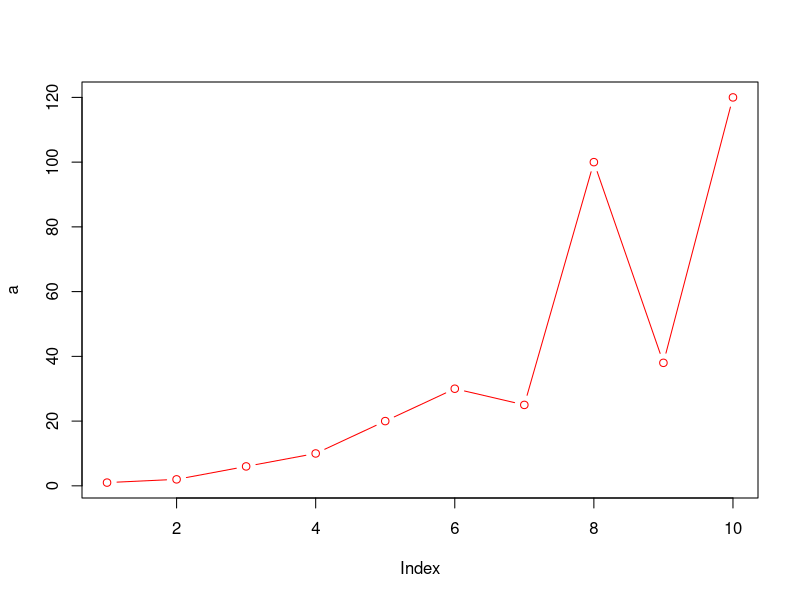
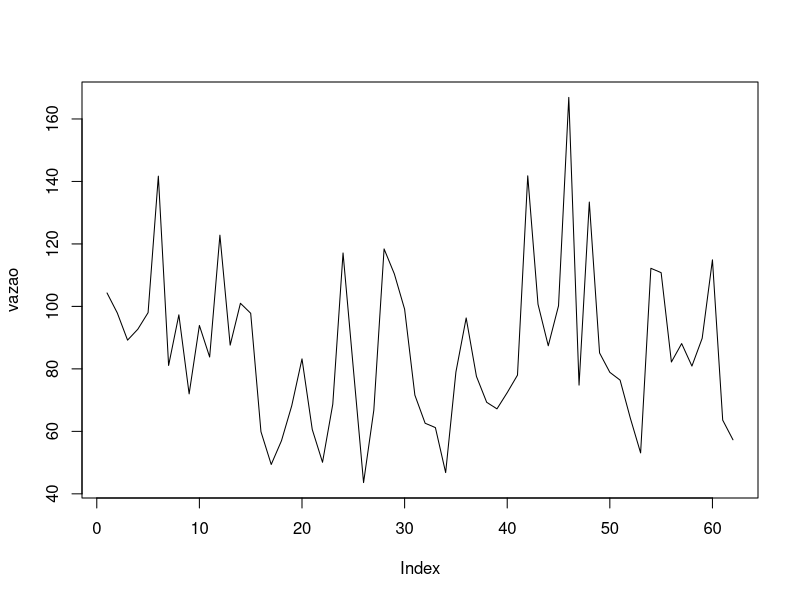
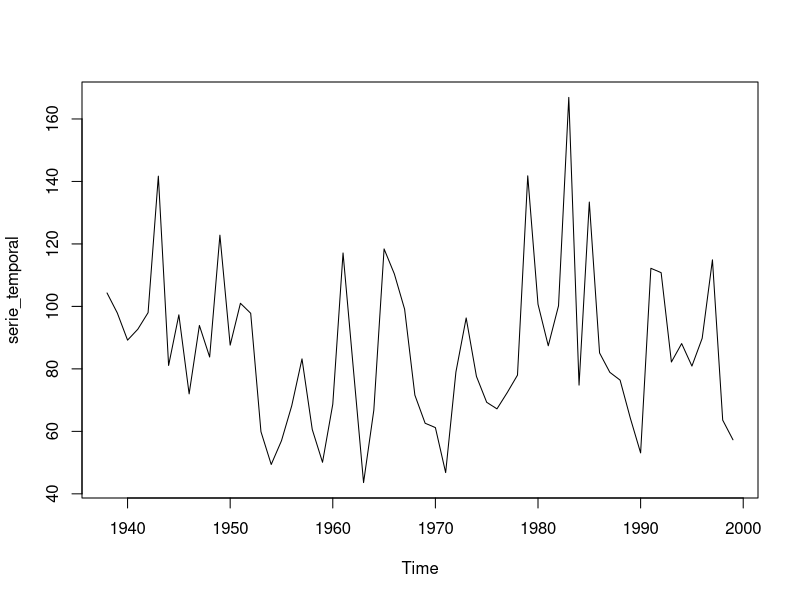
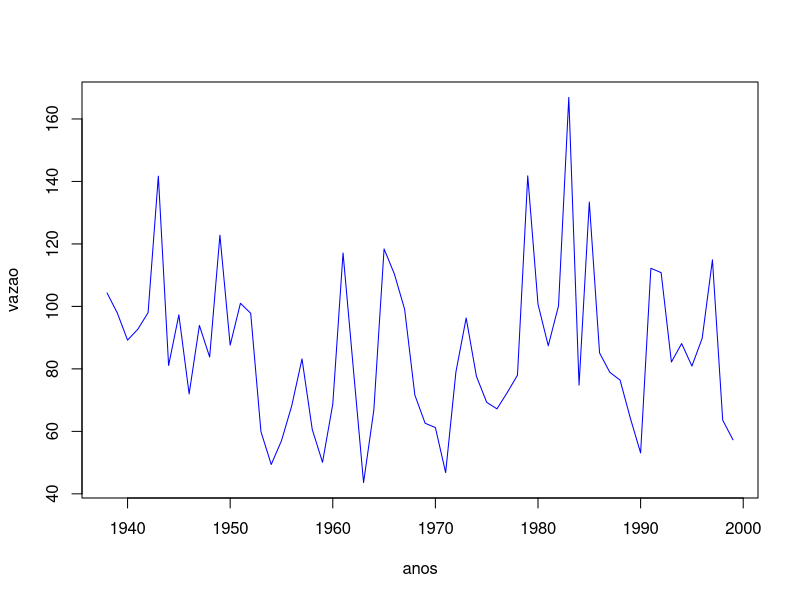
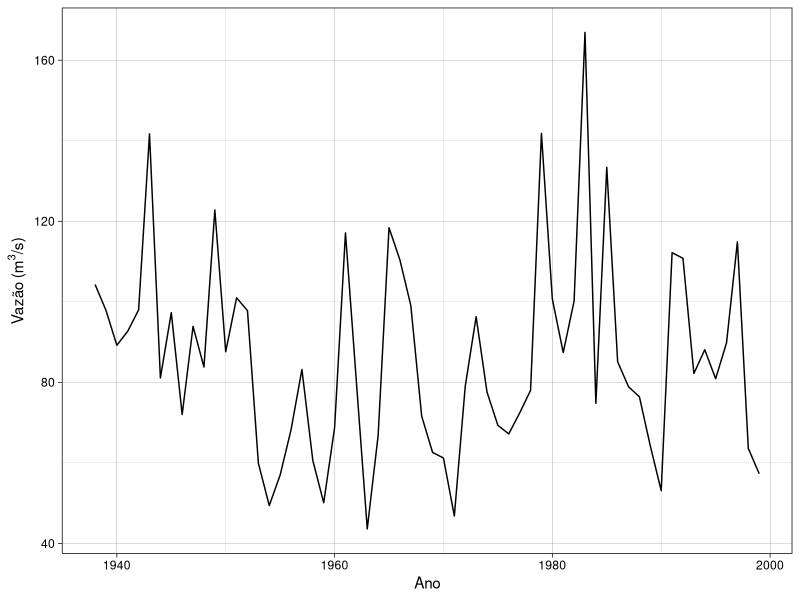
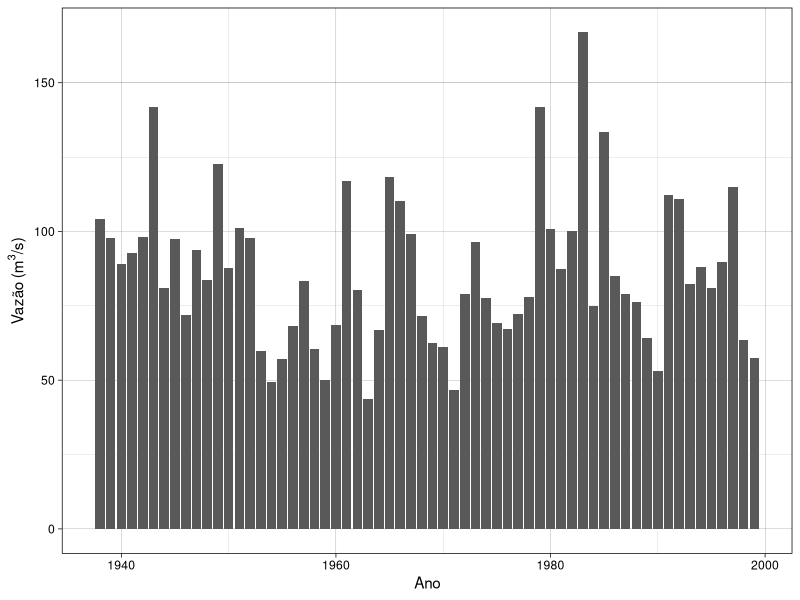
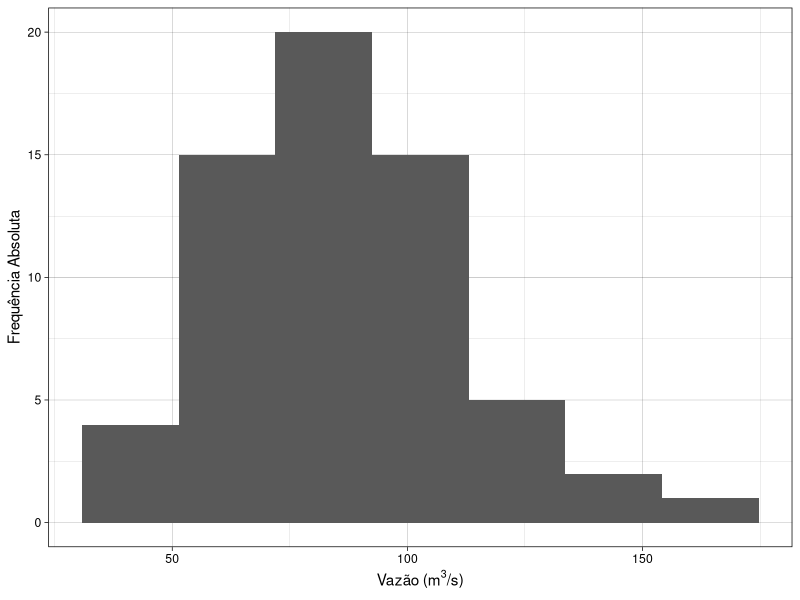
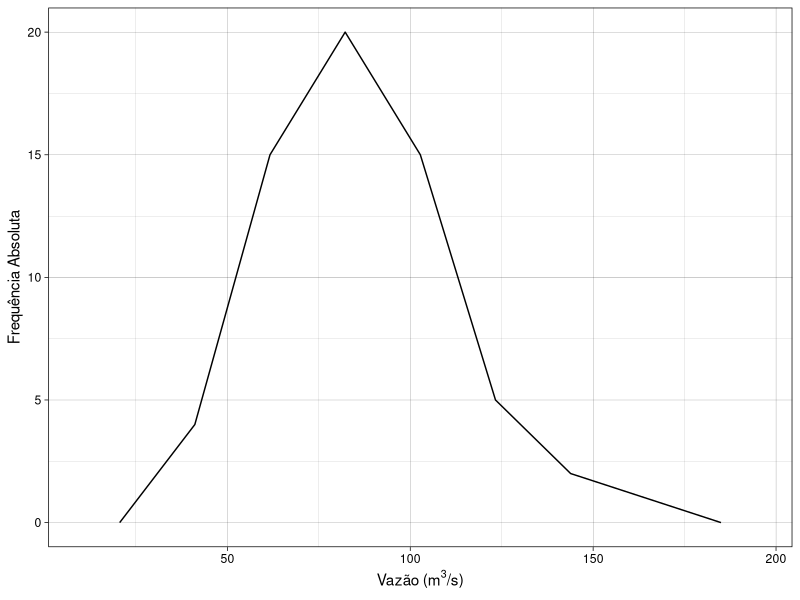

Reproduce these figures in R, in order.
## ---- chunk 1
library(ggplot2)
## ---- chunk 2
x <- 4
y <- 10
z <- x + y
## ---- chunk 3
a <- c(1, 2, 6, 10, 20, 30, 25, 100, 38, 120)
b <- a[2:4]
## ---- chunk 4
plot(a, col='red', type='b')
## ---- chunk 5
setwd('/Users/rq.aita/Códigos/stats-hydro/files')
# setwd('/home/ufpr/Documentos/GitHub/stats-hydro/files')
## ---- chunk 6
serie_anual <- read.csv('files/serie_anual.txt', sep='\t', header=FALSE)
serie_anual
## ---- chunk 7
vazao <- serie_anual$V2
plot(vazao, type='l')
## ---- chunk 8
serie_temporal <- ts(vazao, start=1938, end=1999)
plot(serie_temporal, type='l')

anos <- serie_anual$V1
plot(anos, vazao, type='l', col='blue')
## ---- chunk 9
ggplot(serie_anual) + 
  geom_line(aes(x=V1, y=V2)) + 
  labs(x='Ano', y=expression('Vazão (m'^3*'/s)')) + 
  theme_linedraw()
## ---- chunk 10
ggplot(serie_anual) + 
  geom_col(aes(x=V1, y=V2)) + 
  labs(x='Ano', y=expression('Vazão (m'^3*'/s)')) + 
  theme_linedraw()
## ---- chunk 11
N <- dim(serie_anual)[1] 
NC <- round(1 + 3.3 * log10(N))  # Sturges
ggplot(serie_anual) + 
  geom_histogram(aes(V2), bins=NC) + 
  labs(x=expression('Vazão (m'^3*'/s)'), y='Frequência Absoluta') +
  theme_linedraw()
## ---- chunk 12
ggplot(serie_anual) + 
  geom_freqpoly(aes(V2), bins=NC) + 
  labs(x=expression('Vazão (m'^3*'/s)'), y='Frequência Absoluta') +
  theme_linedraw()
## ---- chunk 13
vazao_decr <- sort(vazao, decreasing=TRUE) 
N <- length(vazao_decr) 
n <- c(1:N) 
n_N <- n / N
ggplot(serie_anual) + 
  geom_line(aes(x=n_N*100, y=vazao_decr)) + 
  labs(x='Permanência (%)', y=expression('Vazão (m'^3*'/s)')) +
  theme_linedraw()
